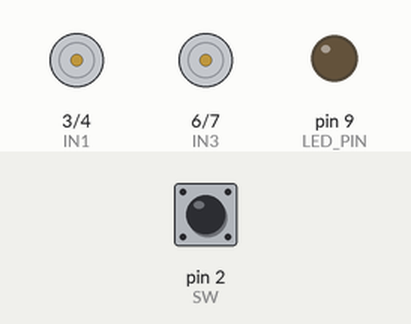
This sketch was run on a simulated Arduino Uno, built with avr-gcc and run on an emulated ATmega328P. On the bench: motor-driver pin pairs drawn as motors (green arrow = first pin HIGH = forward, orange = second pin HIGH = backward, longer = more drive, scaled by the enable pin), output pins drawn as LEDs (lit = HIGH). The inputs (shaded band) are chosen by the test bench; at power-on: pin 2 (SW) HIGH. What the sketch prints to the serial monitor is not drawn.

Above: at 1.2 s.
1.3 s: pin 2 (SW) pulled LOW for 0.15 s
At 2.0 s:
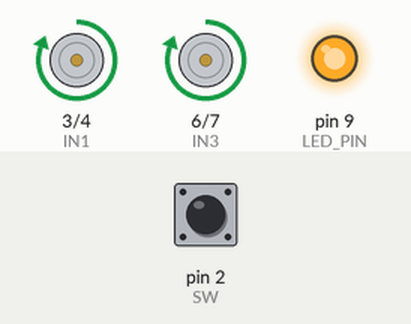
4.4 s: pin 2 (SW) pulled LOW for 3.2 s
At 5.5 s:
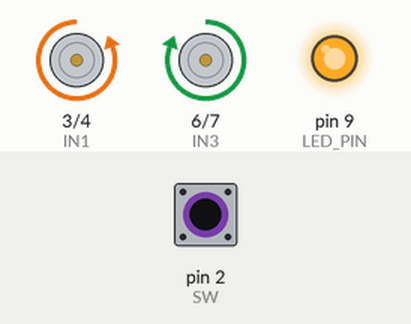
10.6 s: pin 2 (SW) pulled LOW for 3.2 s
16.8 s: pin 2 (SW) pulled LOW for 3.2 s
23.0 s: pin 2 (SW) pulled LOW for 3.2 s
29.2 s: pin 2 (SW) pulsed LOW 5 times (0.12 s each, 0.3 s apart)
At 34.7 s:
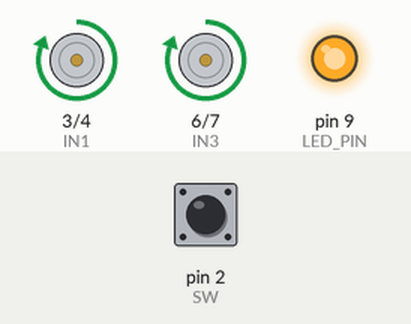
Timing chart, 0 to 36.2 s (numbered marks = the images above; inputs shaded):
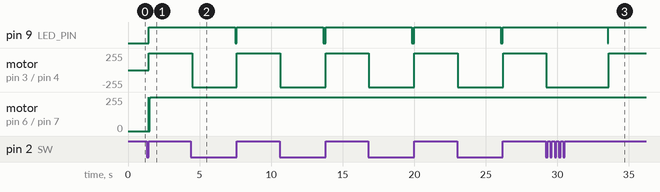

Measured:
- after the input at 1.3 s, pin 9 (LED_PIN): LOW → HIGH after 0.15 s; motor on pin 3 (IN1) / pin 4 (IN2), motor on pin 6 (IN3) / pin 7 (IN4): stopped → forward 255/255 after 0.15 s
- after the input at 29.2 s, pin 9 (LED_PIN): HIGH → LOW after 4.3 s instead of 3.0 s

The sketch:

test.ino
```cpp
#define ENA 12
#define IN1 3
#define IN2 4
#define ENB 5
#define IN3 6
#define IN4 7
#define LED_PIN 9
#define SW 2

int sec_time = 3 * 1000;   // 단위 초

const byte sensor = 10;

unsigned long prev_time = 0;

bool runState = false;

void setup()
{
  Serial.begin(9600);
  pinMode(ENA, OUTPUT);
  pinMode(ENB, OUTPUT);
  pinMode(IN1, OUTPUT);
  pinMode(IN2, OUTPUT);
  pinMode(IN3, OUTPUT);
  pinMode(IN4, OUTPUT);
  digitalWrite(ENA, HIGH);
  digitalWrite(ENB, HIGH);
  pinMode(LED_PIN, OUTPUT);
  pinMode(SW, INPUT);
  attachInterrupt(digitalPinToInterrupt(SW), stateChange, RISING);

  pinMode(sensor, INPUT_PULLUP);
}

void right() {
  Serial.println(" 오른쪽으로 도는중 ");
  digitalWrite(IN1, LOW);
  digitalWrite(IN2, HIGH);
  digitalWrite(IN3, HIGH);
  digitalWrite(IN4, LOW);
  delay(1);

  digitalWrite(IN1, LOW);
  digitalWrite(IN2, HIGH);
  digitalWrite(IN3, LOW);
  digitalWrite(IN4, HIGH);
  delay(1);

  digitalWrite(IN1, HIGH);
  digitalWrite(IN2, LOW);
  digitalWrite(IN3, LOW);
  digitalWrite(IN4, HIGH);
  delay(1);

  digitalWrite(IN1, HIGH);
  digitalWrite(IN2, LOW);
  digitalWrite(IN3, HIGH);
  digitalWrite(IN4, LOW);
  delay(1);
}

void left() {
  Serial.println(" 왼쪽으로 도는중 ");
  digitalWrite(IN1, HIGH);
  digitalWrite(IN2, LOW);
  digitalWrite(IN3, HIGH);
  digitalWrite(IN4, LOW);
  delay(1);

  digitalWrite(IN1, HIGH);
  digitalWrite(IN2, LOW);
  digitalWrite(IN3, LOW);
  digitalWrite(IN4, HIGH);
  delay(1);

  digitalWrite(IN1, LOW);
  digitalWrite(IN2, HIGH);
  digitalWrite(IN3, LOW);
  digitalWrite(IN4, HIGH);
  delay(1);

  digitalWrite(IN1, LOW);
  digitalWrite(IN2, HIGH);
  digitalWrite(IN3, HIGH);
  digitalWrite(IN4, LOW);
  delay(1);
}

void stateChange() {
  prev_time = millis();
  runState = !runState;
}

void wipe() {
  Serial.println("wipe start!");
  digitalWrite(LED_PIN, HIGH);
  do {
    right();
    Serial.println(millis() - prev_time);
  } while (millis() - prev_time < sec_time);
  prev_time = millis();
  do {
    left();
    Serial.println(millis() - prev_time);
  } while (millis() - prev_time < sec_time);
  digitalWrite(LED_PIN, LOW);
}

void loop()
{
  if (runState) {
    wipe();
    stateChange();
  }
  else{

  }
}
```
